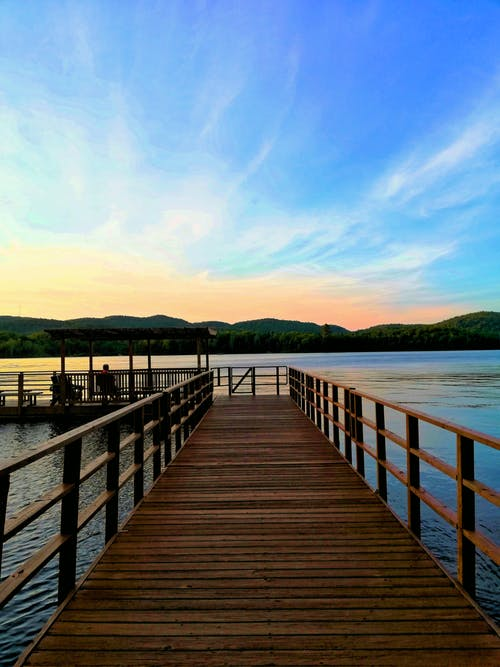
#> input picture pexels-photo-1227520.jpeg, 500 x 667 px, given in place of the camera
$ python test.py
#> lines starting #> are read from the running program, lines starting #| are printed output that depends on the picture
import cv2
import numpy as np
import sys


def resize(dst,img):
    width = img.shape[1]
    height = img.shape[0]
    dim = (width, height)
    resized = cv2.resize(dst, dim, interpolation = cv2.INTER_AREA)
    return resized

video = cv2.VideoCapture(0)
# backg = cv2.VideoCapture("ocean.mp4")
success, ref_img = video.read()
#> ref_img is the input picture: shape (667, 500, 3); mean B, G, R 134.1, 123.7, 109
flag = 0

while(1):
    success, img = video.read()
    # cv2.imshow('Original Video', img)
    bg = cv2.imread('back6.jpg')
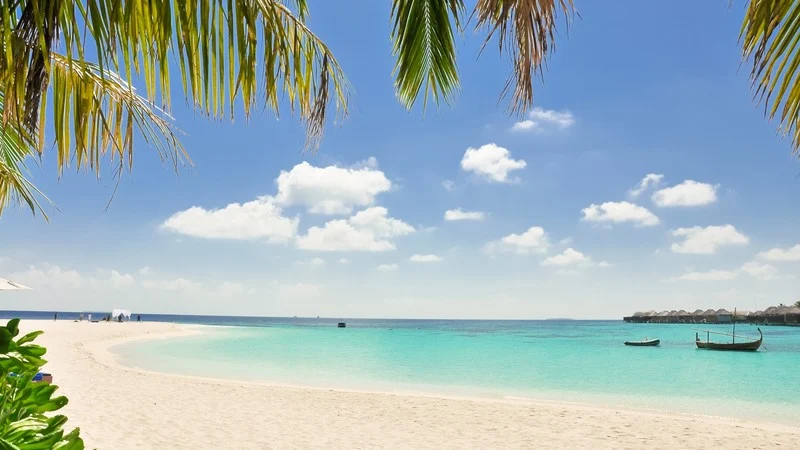
#> input picture back6.jpg, 800 x 450 px
#> bg is the input picture: shape (450, 800, 3); mean B, G, R 184.1, 180.3, 160.3
    bg = resize(bg, ref_img)
#> in resize, `resized = cv2.resize(dst, dim, interpolation = cv2.INTER_AREA)`:
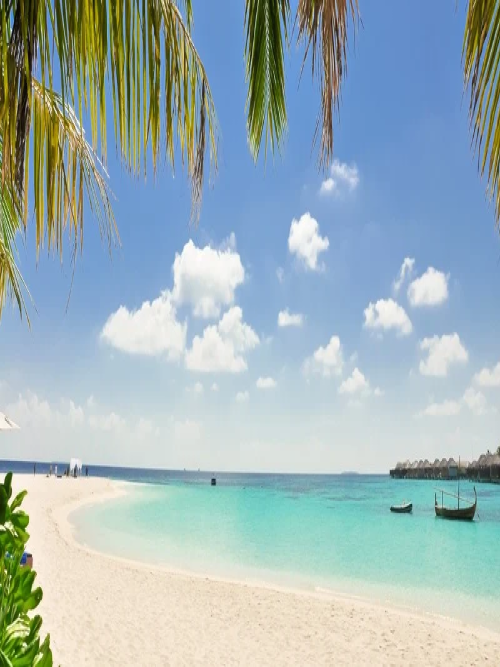
#> resized: shape (667, 500, 3); mean B, G, R 184.1, 180.3, 160.3
    if flag==0:
        ref_img = img

    # create a mask
    diff1 = cv2.subtract(img, ref_img)
#> diff1: shape (667, 500, 3); every value is 0
    diff2 = cv2.subtract(ref_img,img)
    diff = diff1+diff2
    diff[abs(diff)<13.0]=0
    gray = cv2.cvtColor(diff2.astype(np.uint8), cv2.COLOR_BGR2GRAY)
#> gray: shape (667, 500); every value is 0
    gray[np.abs(gray)< 8] = 0
    fgmask=gray.astype(np.uint8)
    fgmask[fgmask>5]=255
    fgmask = cv2.medianBlur(fgmask,5)

    #invert the mask
    fgmask_inv = cv2.bitwise_not(fgmask)
#> fgmask_inv: shape (667, 500); every value is 255
    fgmask_inv = cv2.medianBlur(fgmask_inv,5)
    # cv2.imshow('fgmask', fgmask)
    # cv2.imshow('fgmask_inv',fgmask_inv)
    # Use the mask to extract the relevent parts from FG and BG
    fgimg = cv2.bitwise_and(img,img,mask=fgmask)
    bgimg = cv2.bitwise_and(bg,bg,mask=fgmask_inv)

    #combine both bg and fg images
    dst = cv2.add(bgimg, fgimg)
    cv2.imshow('Backgroung removal', dst)

    #Appling Histogram Equalization on each channel
    R, G, B = cv2.split(dst)
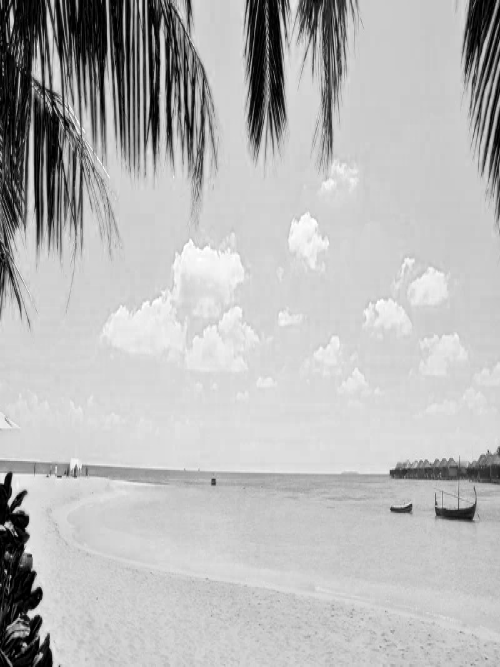
#> R: shape (667, 500); min 0, max 255, mean 184.1
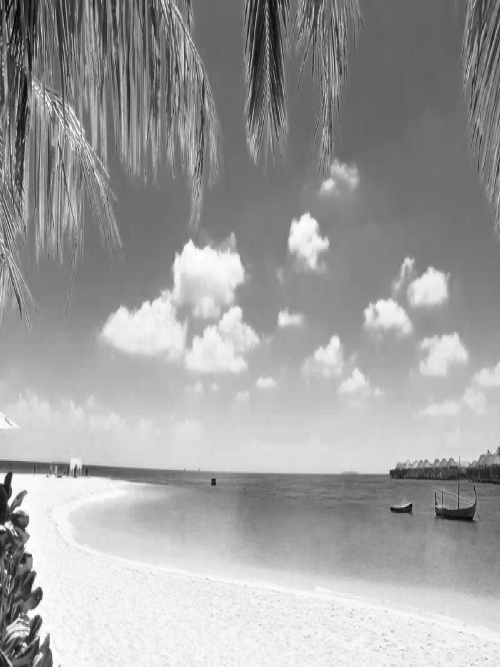
#> B: shape (667, 500); min 2, max 255, mean 160.3
    output1_R = cv2.equalizeHist(R)
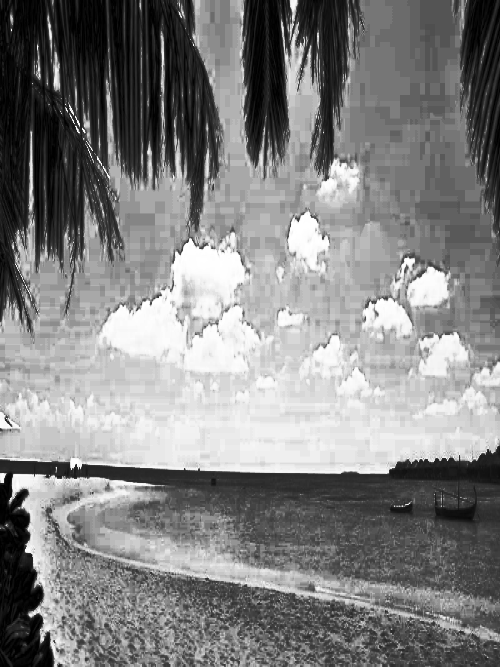
#> output1_R: shape (667, 500); min 0, max 255, mean 129.4
    output1_G = cv2.equalizeHist(G)
    output1_B = cv2.equalizeHist(B)
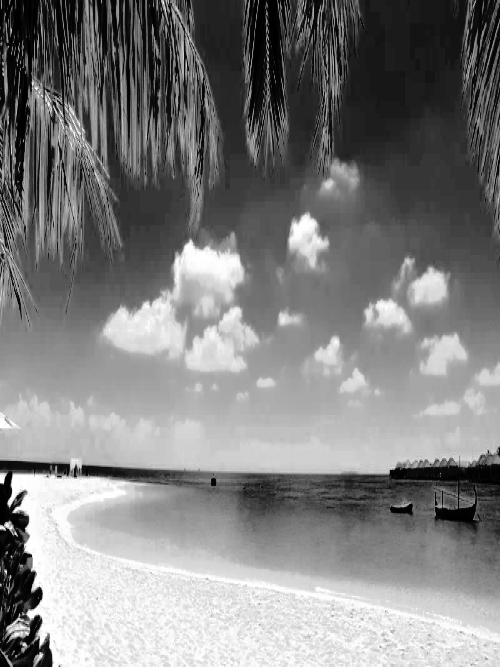
#> output1_B: shape (667, 500); min 0, max 255, mean 128.4

    equ = cv2.merge((output1_R, output1_G, output1_B))
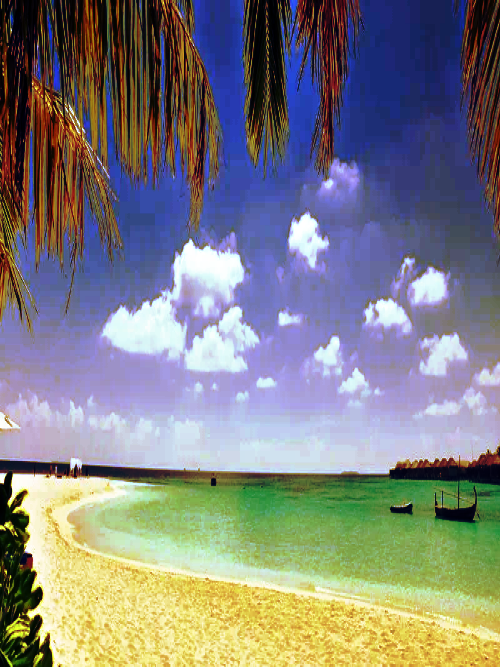
#> equ: shape (667, 500, 3); mean B, G, R 129.4, 128.7, 128.4
    cv2.imshow('After histogram equalization', equ)

    key = cv2.waitKey(5) & 0xFF
#> (key q is pressed here)
    if ord('q') == key:
        break
    elif ord('d') == key:
        flag = 1
        print('background captured')
    elif ord('r') == key:
        flag = 0
        print('ready to capture new bg')


cv2.destroyAllWindows()
video.release()
